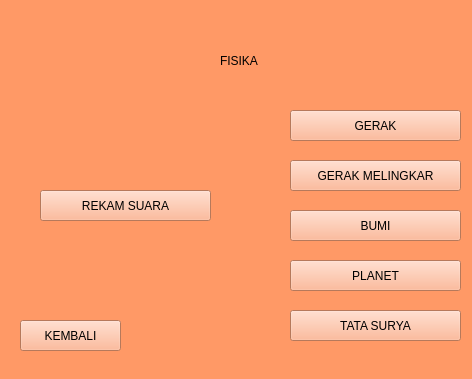
<?xml version="1.0" encoding="UTF-8"?>
<ui version="4.0">
 <class>MainWindow</class>
 <widget class="QMainWindow" name="MainWindow">
  <property name="geometry">
   <rect>
    <x>0</x>
    <y>0</y>
    <width>472</width>
    <height>379</height>
   </rect>
  </property>
  <property name="windowTitle">
   <string>MainWindow</string>
  </property>
  <property name="styleSheet">
   <string notr="true">background-color:rgb(255, 153, 102)
</string>
  </property>
  <widget class="QWidget" name="centralwidget">
   <widget class="QLabel" name="label">
    <property name="geometry">
     <rect>
      <x>220</x>
      <y>40</y>
      <width>261</width>
      <height>41</height>
     </rect>
    </property>
    <property name="styleSheet">
     <string notr="true">font: 57 24pt &quot;Dubai Medium&quot;;
color: rgb(0, 0, 0);</string>
    </property>
    <property name="text">
     <string>FISIKA</string>
    </property>
   </widget>
   <widget class="QPushButton" name="gerak_btn">
    <property name="geometry">
     <rect>
      <x>290</x>
      <y>110</y>
      <width>171</width>
      <height>31</height>
     </rect>
    </property>
    <property name="autoFillBackground">
     <bool>false</bool>
    </property>
    <property name="styleSheet">
     <string notr="true">font: 10pt &quot;Arial Rounded MT Bold&quot;;
background-color: rgb(255,170,128)</string>
    </property>
    <property name="text">
     <string>GERAK</string>
    </property>
   </widget>
   <widget class="QPushButton" name="gerak_melingkar_btn">
    <property name="geometry">
     <rect>
      <x>290</x>
      <y>160</y>
      <width>171</width>
      <height>31</height>
     </rect>
    </property>
    <property name="autoFillBackground">
     <bool>false</bool>
    </property>
    <property name="styleSheet">
     <string notr="true">font: 10pt &quot;Arial Rounded MT Bold&quot;;
background-color: rgb(255,170,128)</string>
    </property>
    <property name="text">
     <string>GERAK MELINGKAR</string>
    </property>
   </widget>
   <widget class="QPushButton" name="bumi_btn">
    <property name="geometry">
     <rect>
      <x>290</x>
      <y>210</y>
      <width>171</width>
      <height>31</height>
     </rect>
    </property>
    <property name="autoFillBackground">
     <bool>false</bool>
    </property>
    <property name="styleSheet">
     <string notr="true">font: 10pt &quot;Arial Rounded MT Bold&quot;;
background-color: rgb(255,170,128)</string>
    </property>
    <property name="text">
     <string>BUMI</string>
    </property>
   </widget>
   <widget class="QPushButton" name="planet_btn">
    <property name="geometry">
     <rect>
      <x>290</x>
      <y>260</y>
      <width>171</width>
      <height>31</height>
     </rect>
    </property>
    <property name="autoFillBackground">
     <bool>false</bool>
    </property>
    <property name="styleSheet">
     <string notr="true">font: 10pt &quot;Arial Rounded MT Bold&quot;;
background-color: rgb(255,170,128)</string>
    </property>
    <property name="text">
     <string>PLANET</string>
    </property>
   </widget>
   <widget class="QPushButton" name="tata_surya_btn">
    <property name="geometry">
     <rect>
      <x>290</x>
      <y>310</y>
      <width>171</width>
      <height>31</height>
     </rect>
    </property>
    <property name="autoFillBackground">
     <bool>false</bool>
    </property>
    <property name="styleSheet">
     <string notr="true">font: 10pt &quot;Arial Rounded MT Bold&quot;;
background-color: rgb(255,170,128)</string>
    </property>
    <property name="text">
     <string>TATA SURYA</string>
    </property>
   </widget>
   <widget class="QPushButton" name="exitBtn">
    <property name="geometry">
     <rect>
      <x>20</x>
      <y>320</y>
      <width>101</width>
      <height>31</height>
     </rect>
    </property>
    <property name="autoFillBackground">
     <bool>false</bool>
    </property>
    <property name="styleSheet">
     <string notr="true">font: 10pt &quot;Arial Rounded MT Bold&quot;;
background-color: rgb(255,170,128)</string>
    </property>
    <property name="text">
     <string>KEMBALI</string>
    </property>
    <property name="icon">
     <iconset>
      <normaloff>../../../lenovo/Downloads/log-out.svg</normaloff>../../../lenovo/Downloads/log-out.svg</iconset>
    </property>
   </widget>
   <widget class="QPushButton" name="record_btn">
    <property name="geometry">
     <rect>
      <x>40</x>
      <y>190</y>
      <width>171</width>
      <height>31</height>
     </rect>
    </property>
    <property name="autoFillBackground">
     <bool>false</bool>
    </property>
    <property name="styleSheet">
     <string notr="true">font: 10pt &quot;Arial Rounded MT Bold&quot;;
background-color: rgb(255,170,128)</string>
    </property>
    <property name="text">
     <string>REKAM SUARA</string>
    </property>
    <property name="icon">
     <iconset>
      <normaloff>../../../lenovo/Downloads/mic.svg</normaloff>../../../lenovo/Downloads/mic.svg</iconset>
    </property>
   </widget>
  </widget>
  <widget class="QStatusBar" name="statusbar"/>
 </widget>
 <resources/>
 <connections/>
</ui>
